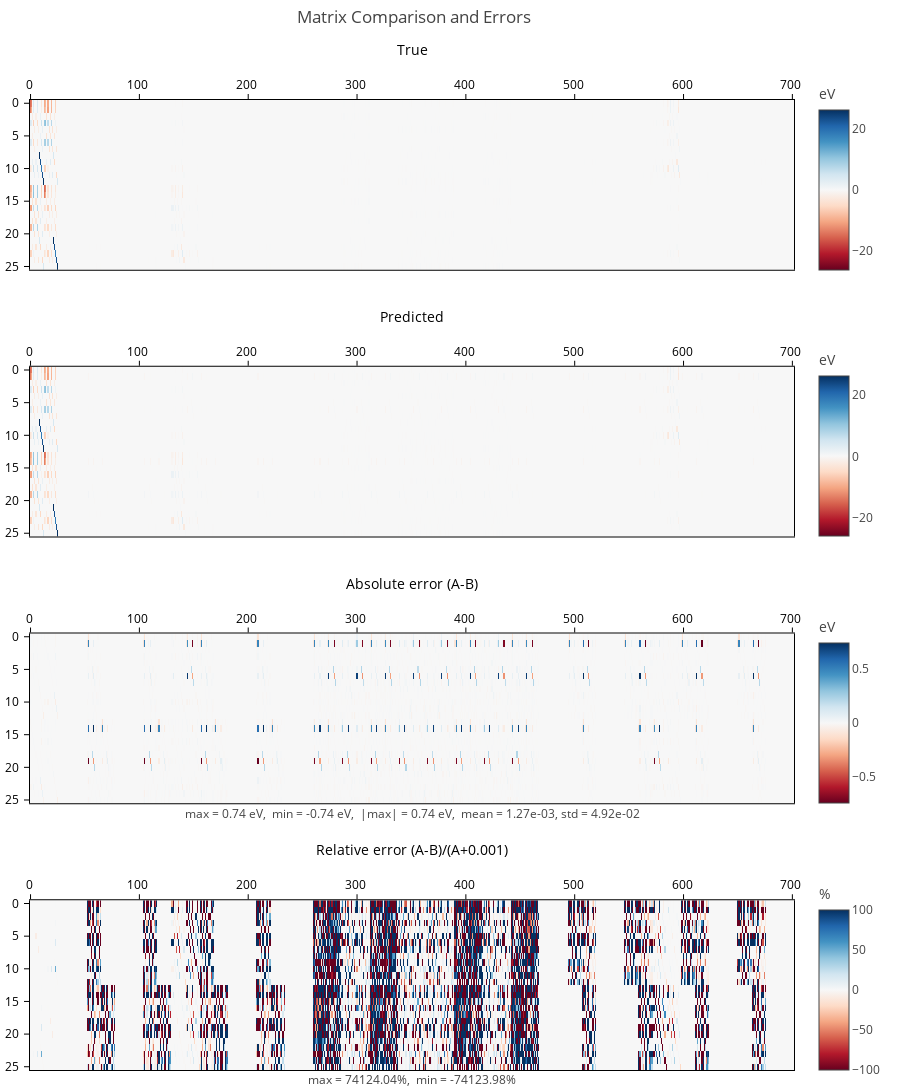
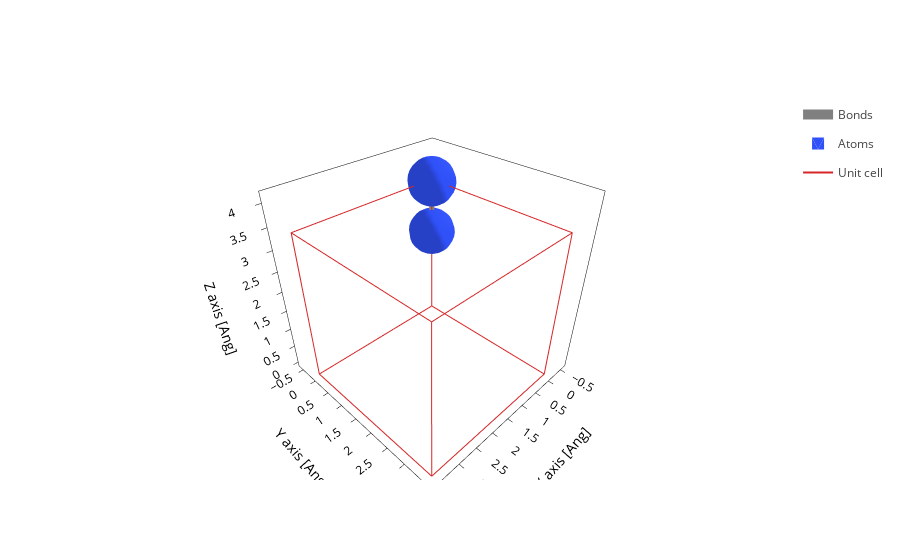

Notebook code for these charts, in order:
### Code cell
# Visualize the structure and hamiltonians
from graph2mat4abn.tools.plot import plot_error_matrices_big

plot_error_matrices_big(h_true.todense(), h_pred.todense())
geometry.plot()

### Figure 1 — Plotly figure (JSON) as saved in the notebook; plotly's stock layout.template omitted (floating-point values rounded to 4 significant figures; data arrays with more than 128 entries replaced by an {"elided": "..."} marker saying what was removed)
{"data": [{"colorbar": {"len": 0.21, "title": {"text": "eV"}, "y": 0.92}, "colorscale": [[0, "rgb(103,0,31)"], [0.1, "rgb(178,24,43)"], [0.2, "rgb(214,96,77)"], [0.3, "rgb(244,165,130)"], [0.4, "rgb(253,219,199)"], [0.5, "rgb(247,247,247)"], [0.6, "rgb(209,229,240)"], [0.7, "rgb(146,197,222)"], [0.8, "rgb(67,147,195)"], [0.9, "rgb(33,102,172)"], [1, "rgb(5,48,97)"]], "type": "heatmap", "xaxis": "x", "yaxis": "y", "z": {"elided": "26x702 float values"}, "zmax": 26.13, "zmin": -26.13}, {"colorbar": {"len": 0.21, "title": {"text": "eV"}, "y": 0.645}, "colorscale": [[0, "rgb(103,0,31)"], [0.1, "rgb(178,24,43)"], [0.2, "rgb(214,96,77)"], [0.3, "rgb(244,165,130)"], [0.4, "rgb(253,219,199)"], [0.5, "rgb(247,247,247)"], [0.6, "rgb(209,229,240)"], [0.7, "rgb(146,197,222)"], [0.8, "rgb(67,147,195)"], [0.9, "rgb(33,102,172)"], [1, "rgb(5,48,97)"]], "type": "heatmap", "xaxis": "x2", "yaxis": "y2", "z": {"elided": "26x702 float values"}, "zmax": 26.13, "zmin": -26.13}, {"colorbar": {"len": 0.21, "title": {"text": "eV"}, "y": 0.37}, "colorscale": [[0, "rgb(103,0,31)"], [0.1, "rgb(178,24,43)"], [0.2, "rgb(214,96,77)"], [0.3, "rgb(244,165,130)"], [0.4, "rgb(253,219,199)"], [0.5, "rgb(247,247,247)"], [0.6, "rgb(209,229,240)"], [0.7, "rgb(146,197,222)"], [0.8, "rgb(67,147,195)"], [0.9, "rgb(33,102,172)"], [1, "rgb(5,48,97)"]], "type": "heatmap", "xaxis": "x3", "yaxis": "y3", "z": {"elided": "26x702 float values"}, "zmax": 0.7412, "zmin": -0.7412}, {"colorbar": {"len": 0.21, "title": {"text": "%"}, "y": 0.095}, "colorscale": [[0, "rgb(103,0,31)"], [0.1, "rgb(178,24,43)"], [0.2, "rgb(214,96,77)"], [0.3, "rgb(244,165,130)"], [0.4, "rgb(253,219,199)"], [0.5, "rgb(247,247,247)"], [0.6, "rgb(209,229,240)"], [0.7, "rgb(146,197,222)"], [0.8, "rgb(67,147,195)"], [0.9, "rgb(33,102,172)"], [1, "rgb(5,48,97)"]], "type": "heatmap", "xaxis": "x4", "yaxis": "y4", "z": {"elided": "26x702 float values"}, "zmax": 100, "zmin": -100}], "layout": {"annotations": [{"align": "center", "font": {"size": 12, "weight": 400}, "showarrow": false, "text": "max = 0.74 eV,  min = -0.74 eV,  |max| = 0.74 eV,  mean = 1.27e-03, std = 4.92e-02", "x": 0.5, "xref": "x3 domain", "y": -0.12, "yref": "y3 domain"}, {"align": "center", "font": {"size": 12, "weight": 400}, "showarrow": false, "text": "max = 74124.04%,  min = -74123.98%", "x": 0.5, "xref": "x4 domain", "y": -0.12, "yref": "y4 domain"}], "font": {"size": 12}, "height": 1200, "margin": {"b": 20, "l": 30, "t": 100}, "title": {"text": "Matrix Comparison and Errors", "x": 0.46, "y": 0.99}, "width": 900, "xaxis": {"anchor": "y", "domain": [0, 1], "side": "top", "title": {"text": "True "}}, "xaxis2": {"anchor": "y2", "domain": [0, 1], "side": "top", "title": {"text": "Predicted "}}, "xaxis3": {"anchor": "y3", "domain": [0, 1], "side": "top", "title": {"text": "Absolute error (A-B)"}}, "xaxis4": {"anchor": "y4", "domain": [0, 1], "side": "top", "title": {"text": "Relative error (A-B)/(A+0.001)"}}, "yaxis": {"anchor": "x", "autorange": "reversed", "domain": [0.825, 1]}, "yaxis2": {"anchor": "x2", "autorange": "reversed", "domain": [0.55, 0.725]}, "yaxis3": {"anchor": "x3", "autorange": "reversed", "domain": [0.275, 0.45]}, "yaxis4": {"anchor": "x4", "autorange": "reversed", "domain": [0, 0.175]}}}

### Figure 2 — Plotly figure (JSON) as saved in the notebook; plotly's stock layout.template omitted (floating-point values rounded to 4 significant figures; data arrays with more than 128 entries replaced by an {"elided": "..."} marker saying what was removed)
{"data": [{"line": {"color": "gray", "width": 10}, "meta": {}, "mode": "lines", "name": "Bonds", "opacity": 1, "type": "scatter3d", "x": [0.0, 0.0, 0.0, 0.0, 0.0, 0.0, 0.0, 0.0, 0.0, 0.0, 0.0, 0.0, 0.0, 0.0, 0.0, 0.0, 0.0, 0.0, 0.0, 0.0, NaN], "y": [0.0, 0.0, 0.0, 0.0, 0.0, 0.0, 0.0, 0.0, 0.0, 0.0, 0.0, 0.0, 0.0, 0.0, 0.0, 0.0, 0.0, 0.0, 0.0, 0.0, NaN], "z": [3.548, 3.481, 3.415, 3.349, 3.282, 3.216, 3.15, 3.083, 3.017, 2.95, 2.884, 2.818, 2.751, 2.685, 2.619, 2.552, 2.486, 2.419, 2.353, 2.287, NaN]}, {"alphahull": 0, "color": "#3050F8", "hovertemplate": "%{meta.position}", "legendgroup": "Atoms", "meta": {"meta": {"Atoms_i": 0}, "position": "(0.00, 0.00, 3.55)"}, "name": "Atoms", "opacity": 1, "showlegend": true, "showscale": false, "type": "mesh3d", "x": {"elided": "225 float values"}, "y": {"elided": "225 float values"}, "z": {"elided": "225 float values"}}, {"alphahull": 0, "color": "#3050F8", "hovertemplate": "%{meta.position}", "legendgroup": "Atoms", "meta": {"meta": {"Atoms_i": 1}, "position": "(0.00, 0.00, 2.29)"}, "name": "Atoms", "opacity": 1, "showlegend": false, "showscale": false, "type": "mesh3d", "x": {"elided": "225 float values"}, "y": {"elided": "225 float values"}, "z": {"elided": "225 float values"}}, {"meta": {}, "mode": "lines", "name": "Unit cell", "type": "scatter3d", "x": [0.0, 0.0, 3.6, 3.6, 0.0, 0.0, NaN, 0.0, 0.0, 0.0, 3.6, 3.6, 0.0, NaN, 3.6, 3.6, NaN, 3.6, 3.6], "y": [0.0, 3.6, 3.6, 3.6, 3.6, 3.6, NaN, 3.6, 0.0, 0.0, 0.0, 0.0, 0.0, NaN, 3.6, 0.0, NaN, 3.6, 0.0], "z": [0.0, 0.0, 0.0, 3.6, 3.6, 0.0, NaN, 3.6, 3.6, 0.0, 0.0, 3.6, 3.6, NaN, 0.0, 0.0, NaN, 3.6, 3.6]}], "layout": {"scene": {"aspectmode": "data", "xaxis": {"title": {"text": "X axis [Ang]"}}, "yaxis": {"title": {"text": "Y axis [Ang]"}}, "zaxis": {"title": {"text": "Z axis [Ang]"}}}, "xaxis": {"scaleanchor": "y", "scaleratio": 1, "title": {"text": "X axis [Ang]"}}, "yaxis": {"title": {"text": "Y axis [Ang]"}}}}
